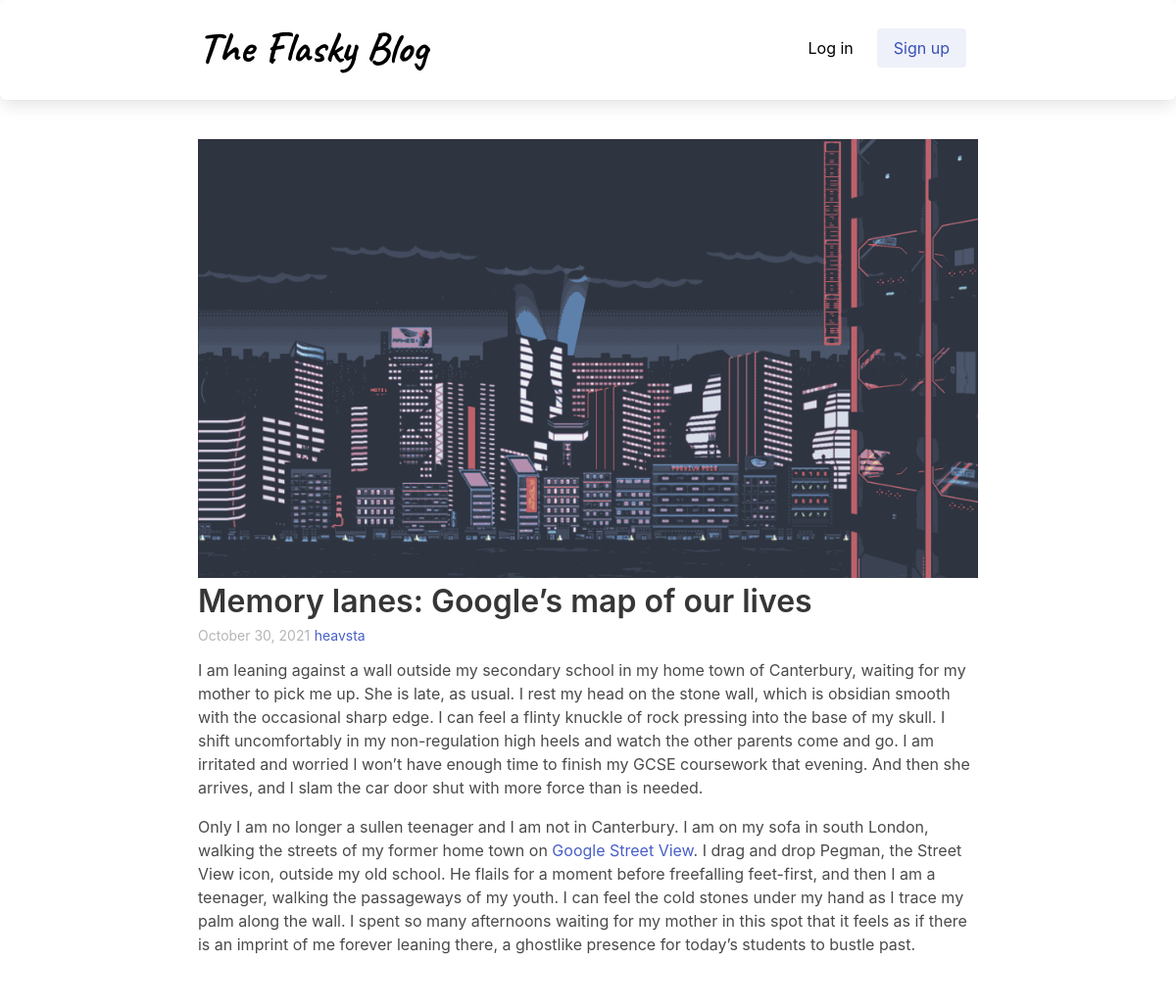
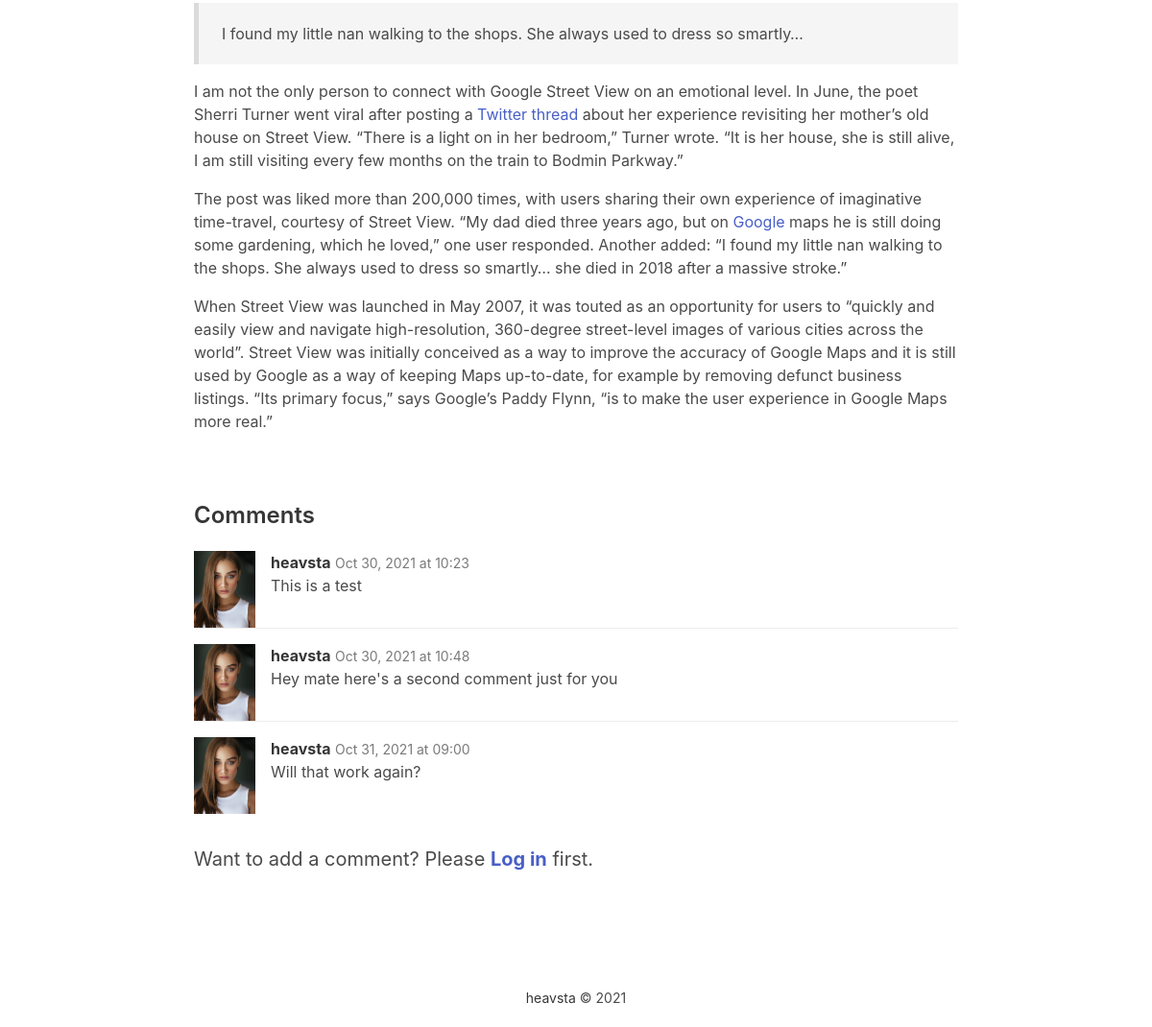
/post/show/1, run on the app's committed database (2 pictures, top to bottom).
### app/models.py (models this page shows, shortened)
class Article(db.Model):
    id = db.Column(db.Integer, primary_key=True)
    title = db.Column(db.String(80), nullable=False)
    category_id = db.Column(db.Integer, db.ForeignKey('category.id'))
    category = db.relationship('Category', backref='articles', lazy=True)
    content = db.Column(db.Text, nullable=False)
    author_id = db.Column(db.Integer, db.ForeignKey('user.id'), nullable=False)
    timestamp = db.Column(db.DateTime(timezone=True), default=datetime.utcnow, nullable=False)
    picture = db.Column(db.String(20), nullable=False)
    comments = db.relationship('Comment', backref='post', lazy=True)

class User(db.Model, UserMixin):
    id = db.Column(db.Integer, primary_key=True)
    username = db.Column(db.String(20), unique=True, nullable=False)
    password = db.Column(db.String(60), nullable=False)
    email = db.Column(db.String(80), unique=True, nullable=False)
    image_file = db.Column(db.String(20), default='default.jpg', nullable=False)
    role = db.Column(db.String(5), default='user', nullable=False)
    articles = db.relationship('Article', backref='author', lazy=True)
    comments = db.relationship('Comment', backref='author', lazy=True)

class Comment(db.Model):
    id = db.Column(db.Integer, primary_key=True)
    content = db.Column(db.Text, nullable=False)
    timestamp = db.Column(db.DateTime(timezone=True), default=datetime.utcnow, nullable=False)
    author_id = db.Column(db.Integer, db.ForeignKey('user.id'), nullable=False)
    post_id = db.Column(db.Integer, db.ForeignKey('article.id'), nullable=False )

### app/articles/routes.py (the view)
@articles.route('/post/show/<int:id>')
def post_show(id):
    post = Article.query.get_or_404(id)
    form = CommentForm()
    return render_template('post.html', title=post.title, post=post, form=form, now=datetime.utcnow())

### app/templates/post.html
{% extends 'layout.html' %}
{% block main %}
    {% if post %}
        <div class="columns">
            <div class="column is-10 is-offset-1">
                <div class="has-text-centered">
                    <img src="{{ url_for('static', filename='article_img/' + post.picture ) }}" alt="Post image">
                </div>
                <h1 class="title mb-1">{{ post.title }}</h1>
                <small class="has-text-grey-light">{{ post.timestamp.strftime('%B %d, %Y') }}</small>
                <small><a href="{{ url_for('users.user_show', id=post.author_id) }}">{{ post.author.username }}</a></small>
                <div class="content mt-3">{{ post.content | safe }}</div>
            </div>
        </div>
        <div class="columns mt-6 mb-6">
            <div class="column is-10 is-offset-1">
                <h2 class="title is-4">Comments</h2>
                {% for comment in post.comments %}
                    <article class="media">
                        <figure class="media-left">
                        <p class="image is-64x64">
                            <img src="{{ url_for('static', filename='profile_img/' + comment.author.image_file) }}">
                        </p>
                        </figure>
                        <div class="media-content">
                        <div class="content">
                            <p>
                            <strong>{{ comment.author.username }}</strong>
                            <small class="has-text-grey">{{ comment.timestamp.strftime('%b %-d, %Y at %H:%M') }}</small>
                            <br>
                            {{ comment.content | safe }}
                            <br>
                            </p>
                        </div>
                    </article>
                {% endfor %}
                {% if current_user.is_authenticated %}
                    <article class="media">
                        <figure class="media-left">
                            <p class="image is-64x64">
                                <img src="{{ url_for('static', filename='profile_img/' + current_user.image_file) }}">
                            </p>
                        </figure>
                        <div class="media-content">
                            <form action="{{ url_for('articles.comment_new', post_id=post.id) }}" method="POST">
                                {{ form.hidden_tag() }}
                                <div class="field">
                                    {% if form.content.errors %}
                                        <p class="control">
                                            {{ form.content(class="textarea", placeholder="Share your thoughts...") }}
                                        </p>
                                        <p class="help is-danger">
                                            {% for error in form.content.errors %}
                                                {{ error }}
                                            {% endfor %}
                                        </p>
                                    {% else %}
                                        <p class="control">
                                            {{ form.content(class="textarea", placeholder="Share your thoughts...") }}
                                        </p>
                                    {% endif %}
                                </div>
                                <div class="field">
                                    <p class="control">
                                        {{ form.submit(class="button is-link is-light") }}
                                    </p>
                                </div>
                            </form>
                        </div>
                    </article>
                    {% else %}
                        <p class="mt-6 is-size-5">Want to add a comment? Please <a href="{{ url_for('users.login') }}" class="has-text-weight-bold">Log in</a> first.</p>
                {% endif %}
            </div>
        </div>
    {% endif %}
{% endblock %}
{% block footer %}
    <small><a href="https://github.com/heavsta" class="has-text-dark">heavsta</a> &copy; {{ now.year }}</small>
{% endblock %}

### data on the page
Article: picture (picture), title "Memory lanes: Google’s map of our lives", timestamp "October 30, 2021", content "I am leaning against a wall outside my secondary school in my home town of Canterbury, waiting for my mother to pick me up. She is late, as usual. I rest my head on the stone wall, which is obsidian smooth with the occasional sharp edge. I can feel a flinty knuckle of rock pressing into the base of my skull. I shift uncomfortably in my non-regulation high heels and watch the other parents come and go. I am irritated and worried I won’t have enough time to finish my GCSE coursework that evening. And then she arrives, and I slam the car door shut with more force than is needed. Only I am no longer a sullen teenager and I am not in Canterbury. I am on my sofa in south London, walking the…"
User: author.username "heavsta"
Comment: image_file (picture), author.username "heavsta", timestamp "Oct 30, 2021 at 10:23", content "This is a test"
Comment: image_file (picture), author.username "heavsta", timestamp "Oct 30, 2021 at 10:48", content "Hey mate here's a second comment just for you"
Comment: image_file (picture), author.username "heavsta", timestamp "Oct 31, 2021 at 09:00", content "Will that work again?"
